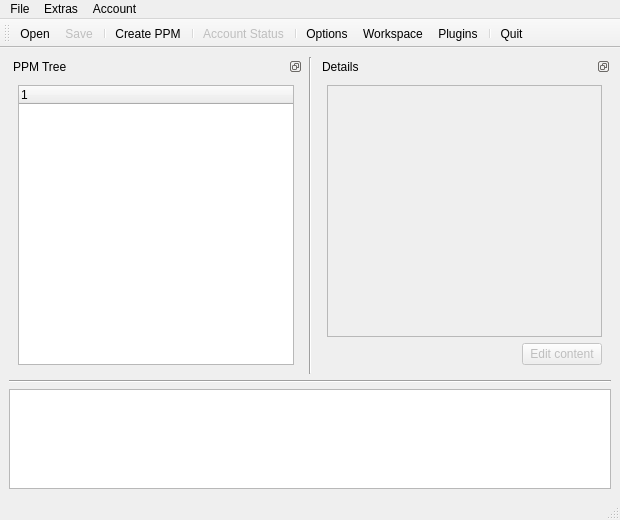
<ui version="4.0" >
 <author>g3gg0</author>
 <comment></comment>
 <exportmacro></exportmacro>
 <class>MainWindow</class>
 <widget class="QMainWindow" name="MainWindow" >
  <property name="geometry" >
   <rect>
    <x>0</x>
    <y>0</y>
    <width>620</width>
    <height>520</height>
   </rect>
  </property>
  <property name="acceptDrops" >
   <bool>true</bool>
  </property>
  <property name="windowTitle" >
   <string>PPModd</string>
  </property>
  <property name="windowIcon" >
   <iconset resource="ui_resource.qrc" >:/icons/icons/22x22-gartoon/configuration.png</iconset>
  </property>
  <widget class="QWidget" name="centralwidget" >
   <layout class="QGridLayout" >
    <property name="margin" >
     <number>9</number>
    </property>
    <property name="spacing" >
     <number>6</number>
    </property>
    <item row="0" column="0" >
     <layout class="QVBoxLayout" >
      <property name="margin" >
       <number>0</number>
      </property>
      <property name="spacing" >
       <number>6</number>
      </property>
      <item>
       <layout class="QHBoxLayout" >
        <property name="margin" >
         <number>0</number>
        </property>
        <property name="spacing" >
         <number>6</number>
        </property>
        <item>
         <widget class="QDockWidget" name="dockWidgetTree" >
          <property name="features" >
           <set>QDockWidget::DockWidgetFloatable|QDockWidget::DockWidgetMovable|QDockWidget::NoDockWidgetFeatures</set>
          </property>
          <property name="windowTitle" >
           <string>PPM Tree</string>
          </property>
          <widget class="QWidget" name="dockWidgetContents_2" >
           <layout class="QHBoxLayout" >
            <property name="margin" >
             <number>9</number>
            </property>
            <property name="spacing" >
             <number>6</number>
            </property>
            <item>
             <widget class="QTreeWidget" name="treeWidget" >
              <property name="contextMenuPolicy" >
               <enum>Qt::CustomContextMenu</enum>
              </property>
              <property name="selectionBehavior" >
               <enum>QAbstractItemView::SelectItems</enum>
              </property>
             </widget>
            </item>
           </layout>
          </widget>
         </widget>
        </item>
        <item>
         <widget class="Line" name="line" >
          <property name="orientation" >
           <enum>Qt::Vertical</enum>
          </property>
         </widget>
        </item>
        <item>
         <widget class="QDockWidget" name="dockWidget" >
          <property name="features" >
           <set>QDockWidget::DockWidgetFloatable|QDockWidget::DockWidgetMovable|QDockWidget::NoDockWidgetFeatures</set>
          </property>
          <property name="windowTitle" >
           <string>Details</string>
          </property>
          <widget class="QWidget" name="dockWidgetContents" >
           <layout class="QGridLayout" >
            <property name="margin" >
             <number>9</number>
            </property>
            <property name="spacing" >
             <number>6</number>
            </property>
            <item row="1" column="0" >
             <layout class="QHBoxLayout" >
              <property name="margin" >
               <number>0</number>
              </property>
              <property name="spacing" >
               <number>6</number>
              </property>
              <item>
               <spacer>
                <property name="orientation" >
                 <enum>Qt::Horizontal</enum>
                </property>
                <property name="sizeHint" >
                 <size>
                  <width>40</width>
                  <height>20</height>
                 </size>
                </property>
               </spacer>
              </item>
              <item>
               <widget class="QPushButton" name="btnEdit" >
                <property name="enabled" >
                 <bool>false</bool>
                </property>
                <property name="text" >
                 <string>Edit content</string>
                </property>
               </widget>
              </item>
             </layout>
            </item>
            <item row="0" column="0" >
             <widget class="QTextEdit" name="textEdit" >
              <property name="enabled" >
               <bool>false</bool>
              </property>
              <property name="readOnly" >
               <bool>true</bool>
              </property>
             </widget>
            </item>
           </layout>
          </widget>
         </widget>
        </item>
       </layout>
      </item>
      <item>
       <widget class="Line" name="line_2" >
        <property name="orientation" >
         <enum>Qt::Horizontal</enum>
        </property>
       </widget>
      </item>
      <item>
       <widget class="QTextEdit" name="textOutput" >
        <property name="sizePolicy" >
         <sizepolicy>
          <hsizetype>7</hsizetype>
          <vsizetype>0</vsizetype>
          <horstretch>0</horstretch>
          <verstretch>0</verstretch>
         </sizepolicy>
        </property>
        <property name="maximumSize" >
         <size>
          <width>16777215</width>
          <height>100</height>
         </size>
        </property>
        <property name="font" >
         <font>
          <family>Courier</family>
          <pointsize>8</pointsize>
          <weight>50</weight>
          <italic>false</italic>
          <bold>false</bold>
          <underline>false</underline>
          <strikeout>false</strikeout>
         </font>
        </property>
       </widget>
      </item>
     </layout>
    </item>
   </layout>
  </widget>
  <widget class="QMenuBar" name="menubar" >
   <property name="geometry" >
    <rect>
     <x>0</x>
     <y>0</y>
     <width>717</width>
     <height>24</height>
    </rect>
   </property>
   <property name="contextMenuPolicy" >
    <enum>Qt::NoContextMenu</enum>
   </property>
   <widget class="QMenu" name="menuAccount" >
    <property name="enabled" >
     <bool>true</bool>
    </property>
    <property name="title" >
     <string>Account</string>
    </property>
    <addaction name="actionStatus" />
    <addaction name="actionInformation" />
    <addaction name="actionLogfile" />
   </widget>
   <widget class="QMenu" name="menuOptions" >
    <property name="title" >
     <string>Extras</string>
    </property>
    <addaction name="actionOptions" />
    <addaction name="actionWorkspace" />
    <addaction name="actionPlugins" />
   </widget>
   <widget class="QMenu" name="menuFile" >
    <property name="title" >
     <string>File</string>
    </property>
    <addaction name="actionOpen" />
    <addaction name="actionSave" />
    <addaction name="actionSave_as" />
    <addaction name="actionClose" />
    <addaction name="separator" />
    <addaction name="actionExport_XML" />
    <addaction name="actionImport_XML" />
    <addaction name="separator" />
    <addaction name="actionQuit" />
   </widget>
   <addaction name="menuFile" />
   <addaction name="menuOptions" />
   <addaction name="menuAccount" />
  </widget>
  <widget class="QStatusBar" name="statusbar" />
  <widget class="QToolBar" name="toolBar" >
   <property name="enabled" >
    <bool>true</bool>
   </property>
   <property name="orientation" >
    <enum>Qt::Horizontal</enum>
   </property>
   <property name="toolButtonStyle" >
    <enum>Qt::ToolButtonTextUnderIcon</enum>
   </property>
   <attribute name="toolBarArea" >
    <number>4</number>
   </attribute>
   <addaction name="actionOpen" />
   <addaction name="actionSave" />
   <addaction name="separator" />
   <addaction name="actionCreate_PPM" />
   <addaction name="separator" />
   <addaction name="actionStatus" />
   <addaction name="separator" />
   <addaction name="actionOptions" />
   <addaction name="actionWorkspace" />
   <addaction name="actionPlugins" />
   <addaction name="separator" />
   <addaction name="actionQuit" />
  </widget>
  <action name="actionOpen" >
   <property name="icon" >
    <iconset resource="ui_resource.qrc" >:/icons/icons/22x22-gartoon/folder-open.png</iconset>
   </property>
   <property name="text" >
    <string>Open</string>
   </property>
  </action>
  <action name="actionQuit" >
   <property name="icon" >
    <iconset resource="ui_resource.qrc" >:/icons/icons/22x22-gartoon/quit.png</iconset>
   </property>
   <property name="text" >
    <string>Quit</string>
   </property>
  </action>
  <action name="actionOptions" >
   <property name="icon" >
    <iconset resource="ui_resource.qrc" >:/icons/icons/22x22-gartoon/configuration.png</iconset>
   </property>
   <property name="text" >
    <string>Options</string>
   </property>
  </action>
  <action name="actionWorkspace" >
   <property name="icon" >
    <iconset resource="ui_resource.qrc" >:/icons/icons/22x22-gartoon/information.png</iconset>
   </property>
   <property name="text" >
    <string>Workspace</string>
   </property>
  </action>
  <action name="actionPlugins" >
   <property name="icon" >
    <iconset resource="ui_resource.qrc" >:/icons/icons/22x22-gartoon/viewer.png</iconset>
   </property>
   <property name="text" >
    <string>Plugins</string>
   </property>
  </action>
  <action name="actionSave" >
   <property name="enabled" >
    <bool>false</bool>
   </property>
   <property name="icon" >
    <iconset resource="ui_resource.qrc" >:/icons/icons/22x22-gartoon/disk-floppy.png</iconset>
   </property>
   <property name="text" >
    <string>Save</string>
   </property>
  </action>
  <action name="actionSave_as" >
   <property name="enabled" >
    <bool>false</bool>
   </property>
   <property name="icon" >
    <iconset resource="ui_resource.qrc" >:/icons/icons/22x22-gartoon/disk.png</iconset>
   </property>
   <property name="text" >
    <string>Save as...</string>
   </property>
  </action>
  <action name="actionClose" >
   <property name="enabled" >
    <bool>false</bool>
   </property>
   <property name="icon" >
    <iconset resource="ui_resource.qrc" >:/icons/icons/22x22-gartoon/choice-no.png</iconset>
   </property>
   <property name="text" >
    <string>Close</string>
   </property>
  </action>
  <action name="actionExport_XML" >
   <property name="enabled" >
    <bool>false</bool>
   </property>
   <property name="icon" >
    <iconset resource="ui_resource.qrc" >:/icons/icons/22x22-gartoon/www.png</iconset>
   </property>
   <property name="text" >
    <string>Export XML...</string>
   </property>
  </action>
  <action name="actionImport_XML" >
   <property name="enabled" >
    <bool>false</bool>
   </property>
   <property name="icon" >
    <iconset resource="ui_resource.qrc" >:/icons/icons/22x22-gartoon/editor.png</iconset>
   </property>
   <property name="text" >
    <string>Import XML...</string>
   </property>
  </action>
  <action name="actionCreate_PPM" >
   <property name="icon" >
    <iconset resource="ui_resource.qrc" >:/icons/icons/22x22-gartoon/science.png</iconset>
   </property>
   <property name="text" >
    <string>Create PPM</string>
   </property>
  </action>
  <action name="actionStatus" >
   <property name="enabled" >
    <bool>false</bool>
   </property>
   <property name="icon" >
    <iconset resource="ui_resource.qrc" >:/icons/icons/22x22-gartoon/www.png</iconset>
   </property>
   <property name="text" >
    <string>Account Status</string>
   </property>
  </action>
  <action name="actionInformation" >
   <property name="enabled" >
    <bool>false</bool>
   </property>
   <property name="text" >
    <string>User Information</string>
   </property>
  </action>
  <action name="actionLogfile" >
   <property name="enabled" >
    <bool>false</bool>
   </property>
   <property name="text" >
    <string>Logfile</string>
   </property>
  </action>
 </widget>
 <layoutdefault spacing="0" margin="0" />
 <pixmapfunction></pixmapfunction>
 <tabstops>
  <tabstop>textOutput</tabstop>
 </tabstops>
 <resources>
  <include location="ui_resource.qrc" />
 </resources>
 <connections/>
</ui>
